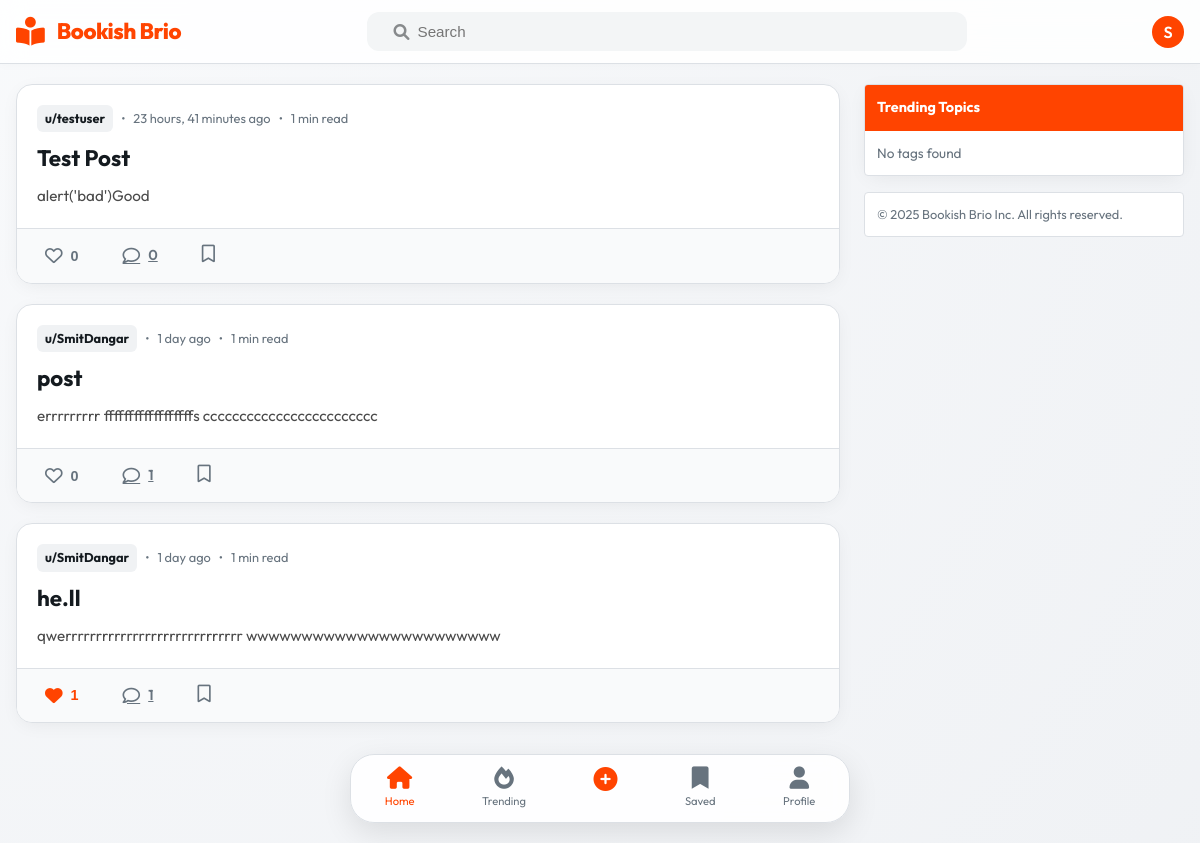
The app's page / (signed in) with its own data.
### home/models.py (models this page shows, shortened)
class Post(models.Model):
    title = models.CharField(max_length=200)
    content = models.TextField()
    image = models.ImageField(
        upload_to='posts/',
        blank=True,
        null=True,
        help_text="Optional cover image for the post"
    )
    author = models.ForeignKey(
        User,
        on_delete=models.CASCADE,
        related_name='posts'
    )
    likes = models.ManyToManyField(
        User,
        related_name='liked_posts',
        blank=True,
        help_text="Users who liked this post"
    )
    tags = models.ManyToManyField('Tag', blank=True, related_name='posts', help_text="Tags for this post")
    created_at = models.DateTimeField(auto_now_add=True)
    def total_likes(self):
        return self.likes.count()
    @property
    def preview_content(self):
        return strip_tags(self.content)
    def reading_time(self):
        import math
        words = len(strip_tags(self.content).split())
        minutes = math.ceil(words / 200)
        return f"{minutes} min read"

### home/views.py (the view)
# urls.py: path('', views.index, name='index'),
def index(request):
    query = request.GET.get('q')
    if query:
        post_list = Post.objects.filter(
            Q(title__icontains=query) |
            Q(content__icontains=query)
        ).annotate(comment_count=Count('comments')).order_by('-created_at')
    else:
        post_list = Post.objects.annotate(comment_count=Count('comments')).order_by('-created_at')
    if request.user.is_authenticated:
        user_bookmarks = set(Bookmark.objects.filter(user=request.user).values_list('post_id', flat=True))
        for post in post_list:
            post.is_bookmarked = post.id in user_bookmarks
    paginator = Paginator(post_list, 20)
    page_number = request.GET.get("page")
    page_obj = paginator.get_page(page_number)
    from .models import Tag
    trending_tags = Tag.objects.annotate(post_count=Count('posts')).order_by('-post_count')[:10]
    return render(request, "home/index.html", {
        "page_obj": page_obj,
        "trending_tags": trending_tags
    })

### home/templates/home/index.html (shortened to what this page needs)
{% extends "home/base.html" %}
{% block content %}
<section class="posts-feed">
    {% if page_obj %}
    {% for post in page_obj %}
    <article class="post-card" onclick="window.location.href='{% url 'post_detail' post.pk %}'">
        <div class="post-main">
            <div class="post-meta">
                <a href="{% url 'public_profile' post.author.username %}" class="post-author"
                    onclick="event.stopPropagation();">
                    u/{{ post.author.username }}
                </a>
                <span>•</span>
                <span>{{ post.created_at|timesince }} ago</span>
                {% if post.reading_time %}
                <span>•</span>
                <span>{{ post.reading_time }}</span>
                {% endif %}
            </div>
            <h2 class="post-title">{{ post.title }}</h2>
            <div class="post-content-preview"
                style="font-size: 0.95rem; color: #4a4a4a; display: -webkit-box; -webkit-line-clamp: 3; -webkit-box-orient: vertical; overflow: hidden;">
                {{ post.preview_content }}
            </div>
        </div>
        <div class="post-actions">
            <div class="engagement-item" style="display: flex; align-items: center; gap: 4px;">
                <form action="{% url 'like_post' post.pk %}" method="POST" class="like-form"
                    onclick="event.stopPropagation();">
                    <button type="submit" class="action-btn {% if user in post.likes.all %}active{% endif %}"
                        title="Like">
                        <i class="{% if user in post.likes.all %}fas{% else %}far{% endif %} fa-heart"></i>
                        <span class="count">{{ post.total_likes }}</span>
                    </button>
                </form>
            </div>
            <div class="engagement-item">
                <a href="{% url 'post_detail' post.pk %}" class="action-btn" onclick="event.stopPropagation();">
                    <i class="far fa-comment"></i>
                    <span>{{ post.comment_count }}</span>
                </a>
            </div>
            {% if user.is_authenticated %}
            <div class="engagement-item">
                <form action="{% url 'bookmark_post' post.pk %}" method="POST" class="bookmark-form"
                    onclick="event.stopPropagation();">
                    <button type="submit" class="action-btn {% if post.is_bookmarked %}active{% endif %}" title="Save">
                        <i class="{% if post.is_bookmarked %}fas{% else %}far{% endif %} fa-bookmark"></i>
                    </button>
                </form>
            </div>
            {% endif %}
        </div>
    </article>
    {% endfor %}
    {% endif %}
</section>
{% endblock %}
{% block sidebar %}
<div class="sidebar-widget"
    style="background: white; border: 1px solid var(--border); border-radius: 4px; margin-bottom: 16px; overflow: hidden;">
    <div style="background: var(--primary); color: white; padding: 12px; font-weight: 700; font-size: 0.9rem;">
        Trending Topics
    </div>
    <div style="padding: 12px;">
        {% if trending_tags %}
        <ul style="list-style: none;">
            {% for tag in trending_tags %}
            <li style="margin-bottom: 12px;">
                <a href="?q={{ tag.name }}"
                    style="text-decoration: none; color: var(--text-main); display: flex; justify-content: space-between; align-items: center; font-size: 0.85rem;">
                    <span><i class="fas fa-hashtag" style="color: var(--primary); margin-right: 6px;"></i>{{ tag.name
                        }}</span>
                    <span style="color: var(--text-meta);">{{ tag.post_count }}</span>
                </a>
            </li>
            {% endfor %}
        </ul>
        {% else %}
        <p style="font-size: 0.85rem; color: var(--text-meta);">No tags found</p>
        {% endif %}
    </div>
</div>
{{ block.super }}
{% endblock %}

### home/templates/home/base.html (shortened to what this page needs)
{% load static %}
<!DOCTYPE html>
<html lang="en">
<head>
    <link rel="stylesheet" href="https://cdnjs.cloudflare.com/ajax/libs/font-awesome/6.0.0-beta3/css/all.min.css">
    <link rel="stylesheet" href="{% static 'home/css/main.css' %}">
</head>
<body>
    <header class="header">
        <div class="header-content">
            <a href="{% url 'index' %}" class="logo-link">
                <i class="fas fa-book-reader fa-lg"></i>
                <h1>Bookish Brio</h1>
            </a>
            <div class="search-container">
                <form action="{% url 'search_enhanced' %}" method="get" class="search-form">
                    <i class="fas fa-search" style="color: #878a8c; margin-left: 10px;"></i>
                    <input type="text" name="q" placeholder="Search" value="{{ request.GET.q|default:'' }}">
                </form>
            </div>
            <div class="header-actions">
                {% if user.is_authenticated %}
                <a href="{% url 'profile' %}" class="user-avatar-link" style="text-decoration: none;">
                    <div class="user-avatar"
                        style="width: 32px; height: 32px; border-radius: 50%; background: var(--primary); color: white; display: flex; align-items: center; justify-content: center; font-weight: 600;">
                        {{ user.username|first|upper }}
                    </div>
                </a>
                {% else %}
                <a href="{% url 'login' %}" class="btn-orange">Log In</a>
                {% endif %}
            </div>
        </div>
    </header>
    <main class="main-container">
        <section class="content-feed">
            {% block content %}{% endblock %}
        </section>
        <aside class="sidebar">
            {% block sidebar %}
            <div
                style="background: white; border: 1px solid var(--border); border-radius: 4px; padding: 12px; box-shadow: var(--shadow-sm);">
                <p style="font-size: 0.8rem; color: var(--text-meta);">© 2025 Bookish Brio Inc. All rights reserved.</p>
            </div>
            {% endblock %}
        </aside>
    </main>
    <nav class="bottom-nav">
        <a href="{% url 'index' %}" class="nav-item">
            <i class="fas fa-home"></i>
            <span>Home</span>
        </a>
        <a href="{% url 'trending' %}" class="nav-item">
            <i class="fas fa-fire"></i>
            <span>Trending</span>
        </a>
        <a href="{% url 'add_post' %}" class="nav-item">
            <i class="fas fa-plus-circle" style="font-size: 1.5rem; color: var(--primary);"></i>
        </a>
        <a href="{% url 'bookmarks' %}" class="nav-item">
            <i class="fas fa-bookmark"></i>
            <span>Saved</span>
        </a>
        <a href="{% url 'profile' %}" class="nav-item">
            <i class="fas fa-user"></i>
            <span>Profile</span>
        </a>
    </nav>
</body>
</html>

### home/static/home/css/main.css (style rules this page uses)
:root { --primary: hsl(16, 100%, 50%); --primary-dark: hsl(16, 100%, 40%); --primary-light: hsl(16, 100%, 65%); --accent: hsl(210, 100%, 50%); --bg-body: hsl(215, 20%, 95%); --bg-card: hsl(0, 0%, 100%); --bg-glass: hsla(0, 0%, 100%, 0.85); --text-main: hsl(210, 20%, 10%); --text-meta: hsl(210, 10%, 45%); --border: hsl(210, 15%, 88%); --border-hover: hsl(210, 15%, 80%); --shadow-soft: 0 4px 20px -5px rgba(0, 0, 0, 0.08); --shadow-premium: 0 10px 30px -10px rgba(0, 0, 0, 0.12); --transition: all 0.3s cubic-bezier(0.4, 0, 0.2, 1); --container-max: 800px; }
* { margin: 0; padding: 0; box-sizing: border-box; -webkit-font-smoothing: antialiased; }
body { font-family: 'Outfit', 'Inter', -apple-system, sans-serif; background: radial-gradient(circle at top left, hsl(215, 30%, 98%), var(--bg-body)); color: var(--text-main); line-height: 1.5; padding-bottom: 80px; min-height: 100vh; }
.header { background: var(--bg-glass); backdrop-filter: blur(12px); -webkit-backdrop-filter: blur(12px); border-bottom: 1px solid var(--border); padding: 12px 16px; position: sticky; top: 0; z-index: 1000; box-shadow: 0 2px 10px rgba(0,0,0,0.02); }
.header-content { max-width: 1200px; margin: 0 auto; display: flex; align-items: center; justify-content: space-between; gap: 1.5rem; }
.logo-link { text-decoration: none; display: flex; align-items: center; gap: 0.75rem; color: var(--primary); transition: var(--transition); }
.logo-link i { font-size: 1.8rem; }
.logo-link h1 { font-size: 1.4rem; font-weight: 800; letter-spacing: -0.5px; display: none; }
@media (min-width: 640px) { .logo-link h1 { display: block; } }
.search-container { flex: 1; max-width: 600px; }
.search-form { background: hsl(210, 15%, 96%); border: 1.5px solid transparent; border-radius: 12px; display: flex; align-items: center; padding: 0 16px; transition: var(--transition); }
.search-form input { background: transparent; border: none; padding: 10px 8px; width: 100%; outline: none; font-size: 0.95rem; color: var(--text-main); }
.main-container { max-width: 1200px; margin: 0 auto; padding: 20px 16px; display: grid; grid-template-columns: 1fr; gap: 24px; }
@media (min-width: 992px) { .main-container { grid-template-columns: 1fr 320px; } }
@media (min-width: 992px) { .sidebar { display: block; } }
.post-card { background: var(--bg-card); border: 1px solid var(--border); border-radius: 16px; overflow: hidden; margin-bottom: 20px; transition: var(--transition); position: relative; box-shadow: var(--shadow-soft); }
.post-main { padding: 20px; }
.post-meta { font-size: 0.8rem; color: var(--text-meta); margin-bottom: 12px; display: flex; align-items: center; gap: 8px; }
.post-author { color: var(--text-main); font-weight: 700; text-decoration: none; padding: 4px 8px; background: hsl(210, 15%, 95%); border-radius: 6px; transition: var(--transition); }
.post-title { font-size: 1.4rem; font-weight: 700; margin-bottom: 12px; line-height: 1.3; color: var(--text-main); text-decoration: none; display: block; }
.post-actions { display: flex; padding: 8px 12px; gap: 12px; background: hsl(210, 15%, 98%); border-top: 1px solid var(--border); }
.action-btn { background: transparent; border: none; padding: 8px 16px; border-radius: 8px; color: var(--text-meta); font-size: 0.9rem; font-weight: 600; display: flex; align-items: center; gap: 8px; cursor: pointer; transition: var(--transition); }
.action-btn.active { color: var(--primary); }
.action-btn i { font-size: 1.1rem; }
.bottom-nav { position: fixed; bottom: 20px; left: 50%; transform: translateX(-50%); width: calc(100% - 32px); max-width: 500px; background: rgba(255, 255, 255, 0.9); backdrop-filter: blur(10px); border: 1px solid var(--border); border-radius: 24px; display: flex; justify-content: space-around; padding: 12px 0; z-index: 1000; box-shadow: 0 10px 30px rgba(0,0,0,0.1); }
.nav-item { display: flex; flex-direction: column; align-items: center; text-decoration: none; color: var(--text-meta); font-size: 0.7rem; gap: 4px; transition: var(--transition); }
.nav-item i { font-size: 1.4rem; }
.nav-item.active { color: var(--primary); }
.post-card { animation: fadeIn 0.4s ease-out forwards; }
.sidebar-widget { background: var(--bg-card); border: 1px solid var(--border); border-radius: 16px; margin-bottom: 20px; overflow: hidden; box-shadow: var(--shadow-soft); }

### records on screen
Post: author.username "testuser", created_at "23 hours, 41 minutes", reading_time "1 min read", title "Test Post", preview_content "alert('bad')Good", total_likes "0", comment_count "0"
Post: author.username "SmitDangar", created_at "1 day", reading_time "1 min read", title "post", preview_content "errrrrrrrr ffffffffffffffffffs cccccccccccccccccccccccc", total_likes "0", comment_count "1"
Post: author.username "SmitDangar", created_at "1 day", reading_time "1 min read", title "he.ll", preview_content "qwerrrrrrrrrrrrrrrrrrrrrrrrrrrrr wwwwwwwwwwwwwwwwwwwwwww", total_likes "1", comment_count "1"

### other values on screen
{{ user.username|first|upper }} "S"
